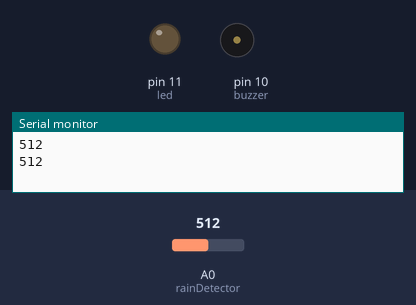
A sketch run on a simulated Arduino Uno, built with avr-gcc and run on an emulated ATmega328P. Shown: output pins drawn as LEDs (lit = HIGH), buzzer (waves = sounding, pin HIGH), the last lines printed to the serial monitor. The test bench sets the inputs (shaded band); at power-on: A0 (rainDetector) = 512.

Above: at 3.8 s.
3.9 s: A0 (rainDetector) set to 486
At 7.4 s:
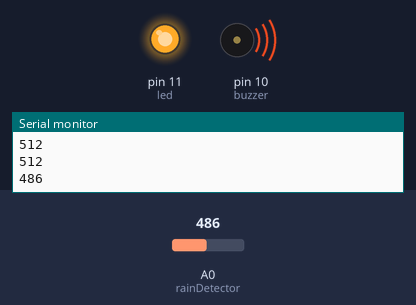
7.8 s: A0 (rainDetector) set to 510
At 9.7 s:
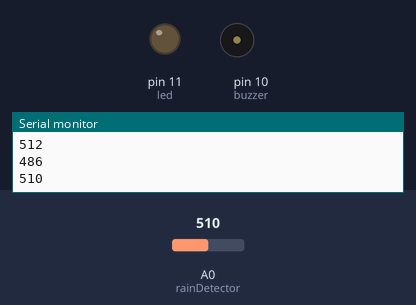
11.7 s: A0 (rainDetector) set to 490
At 13.2 s:
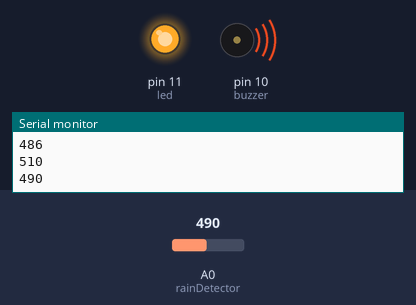
Timing chart, 0 to 14.7 s (numbered marks = the images above; inputs shaded):
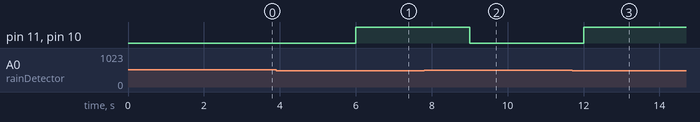

The sketch:

code.ino
```cpp
int rainDetector = A0;
int sensorReading = 0;
int buzzer = 10;
int led = 11;

void setup() {
  Serial.begin(9600);
  pinMode(rainDetector, INPUT);
  pinMode(buzzer, OUTPUT);
  pinMode(led, OUTPUT);
}

void loop() {
  sensorReading = analogRead(rainDetector);
  Serial.println(sensorReading);
  if(sensorReading < 500){
    digitalWrite(buzzer, HIGH);
    digitalWrite(led, HIGH);
  }
  else{
    digitalWrite(buzzer, LOW);
    digitalWrite(led, LOW);
  }
  delay(3000);
}
```

Measured:
- the behaviour switches between 500 and 499 on A0 (rainDetector) (found by bisection; images 0 and 1)
- after the input at 3.9 s, pin 11 (led), pin 10 (buzzer): LOW → HIGH after 2.1 s
- after the input at 7.8 s, pin 11 (led), pin 10 (buzzer): HIGH → LOW after 1.2 s
- after the input at 11.7 s, pin 11 (led), pin 10 (buzzer): LOW → HIGH after 0.30 s
